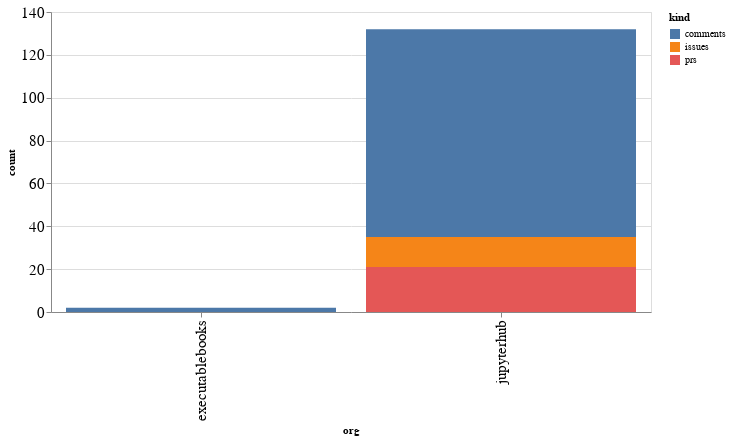

Write notebook code for a chart like this one.
### Code cell
alt.Chart(org_summaries, width=600).mark_bar().encode(
    x='org',
    y='count',
    color='kind',
    tooltip="org"
)

### Figure 1 — Vega-Lite specification as saved in the notebook (floating-point values rounded to 4 significant figures)
{"config": {"axisLeft": {"labelFontSize": 15}, "axisBottom": {"labelFontSize": 15}}, "data": {"name": "data-c8675553b2305fe3533af6e3740930c8"}, "mark": "bar", "encoding": {"color": {"type": "nominal", "field": "kind"}, "tooltip": {"type": "nominal", "field": "org"}, "x": {"type": "nominal", "field": "org"}, "y": {"type": "quantitative", "field": "count"}}, "width": 600, "$schema": "https://vega.github.io/schema/vega-lite/v4.8.1.json", "datasets": {"data-c8675553b2305fe3533af6e3740930c8": [{"org": "executablebooks", "kind": "comments", "count": 2}, {"org": "jupyterhub", "kind": "comments", "count": 97}, {"org": "jupyterhub", "kind": "issues", "count": 14}, {"org": "jupyterhub", "kind": "prs", "count": 21}]}}
